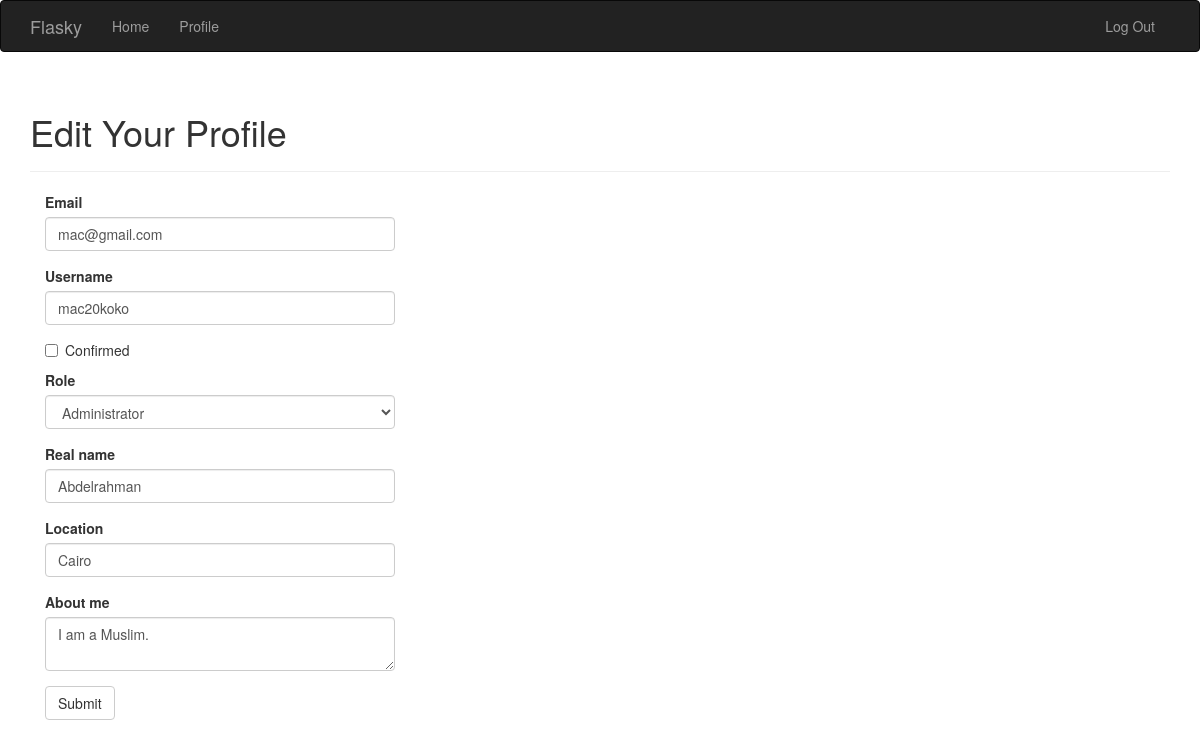
The page /edit-profile/1 (signed in) on the database its author committed.
### app/models.py (models this page shows, shortened)
class User(UserMixin, db.Model):
    __tablename__ = "users"
    id = db.Column(db.Integer, primary_key=True)
    email = db.Column(db.String(64), unique=True, index=True)
    username = db.Column(db.String(64), unique=True, index=True)
    password_hash = db.Column(db.String(128))
    role_id = db.Column(db.Integer, db.ForeignKey("roles.id"))
    name = db.Column(db.String(64))
    location = db.Column(db.String(64))
    about_me = db.Column(db.Text())
    member_since = db.Column(db.DateTime(), default=datetime.now())
    last_seen = db.Column(db.DateTime(), default=datetime.now())
    posts = db.relationship("Post", backref="author", lazy="dynamic")
    @property
    def password(self):
        raise AttributeError("password is not a readable attribute")
    def can(self, perm):
        return self.role is not None and self.role.has_permission(perm)
    def ping(self):
        self.last_seen = datetime.now()
        db.session.add(self)
        db.session.commit()
    """
    def generate_confirmation_token(self, expiration=3600):
        payload = {
            "confirm": self.id,
            "exp": datetime.utcnow() + timedelta(seconds=expiration)
        }
        token = jwt.encode(payload, current_app.config["SECRET_KEY"], algorithm="HS256")
        return token

    def confirm(self, token):
        try:
            payload = jwt.decode(token, current_app.config["SECRET_KEY"], algorithms=["HS256"])
        except (jwt.ExpiredSignatureError, jwt.InvalidTokenError):
            return False
        if payload.get("confirm") != self.id:
            return False
        self.confirmed = True
        db.session.add(self)
        return True
    """

### app/main/views.py (the view, shortened to what this page needs)
@main.route("/edit-profile/<int:id>", methods=["GET", "POST"])
@login_required
@admin_required
def edit_profile_admin(id):
    user = User.query.get_or_404(id)
    form = EditProfileAdminForm(user=user)
    form.email.data = user.email
    form.username.data = user.username
    form.role.data = user.role_id
    form.name.data = user.name
    form.location.data = user.location
    form.about_me.data = user.about_me
    return render_template("edit_profile.html", form=form, user=user)

### app/main/forms.py (shortened to what this page needs)
class EditProfileAdminForm(FlaskForm):
    email = StringField("Email", validators=[DataRequired(), Length(1, 64), Email()])
    username = StringField(
        "Username",
        validators=[
            DataRequired(),
            Length(1, 64),
            Regexp(
                "^[A-Za-z][A-Za-z0-9_.]*$",
                0,
                "Usernames must have only letters, numbers, dots or " "underscores",
            ),
        ],
    )
    confirmed = BooleanField("Confirmed")
    role = SelectField("Role", coerce=int)
    name = StringField("Real name", validators=[Length(0, 64)])
    location = StringField("Location", validators=[Length(0, 64)])
    about_me = TextAreaField("About me")
    submit = SubmitField("Submit")
    def __init__(self, user, *args, **kwargs):
        super(EditProfileAdminForm, self).__init__(*args, **kwargs)
        self.role.choices = [
            (role.id, role.name) for role in Role.query.order_by(Role.name).all()
        ]
        self.user = user

### app/auth/views.py (called while the page is built)
@auth.before_app_request
def before_request():
    if current_user.is_authenticated:
        current_user.ping()

### app/main/__init__.py (called while the page is built)
@main.app_context_processor
def inject_permissions():
    return dict(Permission=Permission)

### app/models.py (called while the page is built)
@login_manager.user_loader
def load_user(user_id):
    return User.query.get(int(user_id))

    def has_permission(self, perm):
        return self.permissions & perm == perm

### app/templates/edit_profile.html (shortened to what this page needs)
{% extends "base.html" %}
{% import "bootstrap/wtf.html" as wtf %}
{% block page_content %}
<div class="page-header">
    <h1>Edit Your Profile</h1>
</div>
<div class="col-md-4">
    {{ wtf.quick_form(form) }}
</div>
{% endblock %}

### rows shown on the page
User: email "mac@gmail.com", username "mac20koko", role "Administrator", name "Abdelrahman", location "Cairo", about_me "I am a Muslim."
